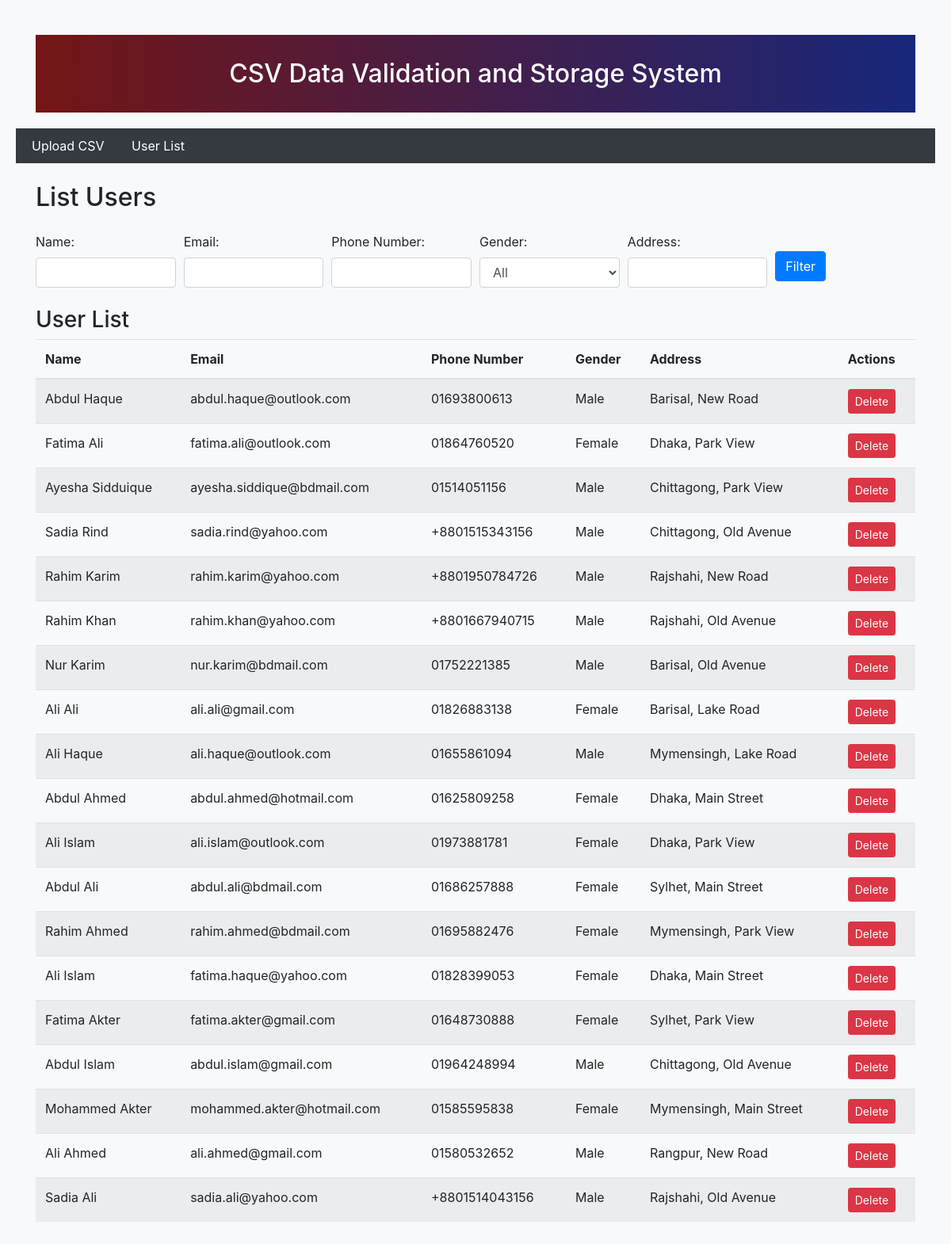
/list-users/, run on an earlier commit of the app's database.
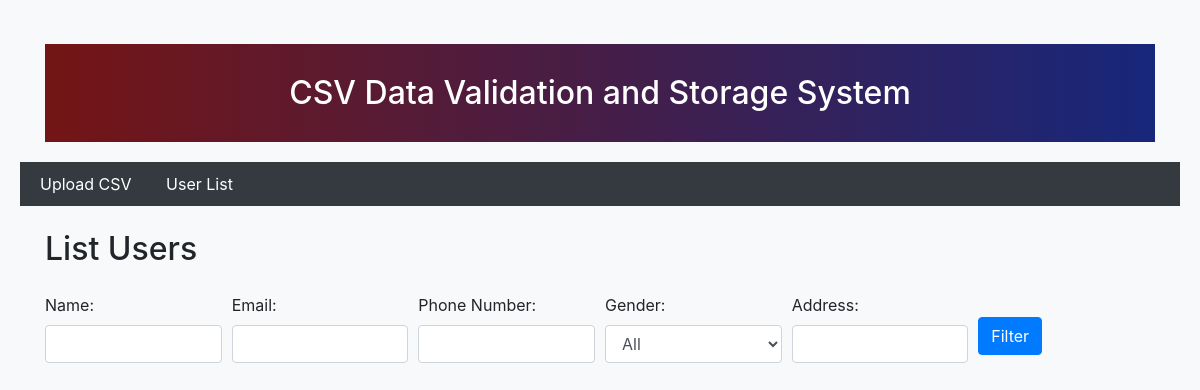
And on a later commit of the database.
### csv_app/models.py (models this page shows)
class User(models.Model):
    name = models.CharField(max_length=100)
    email = models.EmailField(unique=True)
    phone_number = models.CharField(max_length=20)
    gender = models.CharField(max_length=10)
    address = models.CharField(max_length=255)

### csv_app/views.py (the view)
# urls.py: path('list-users/', list_users, name='list_users'),
def list_users(request):
    query = request.GET.get('q', '')
    filter_name = request.GET.get('name', '')
    filter_email = request.GET.get('email', '')
    filter_phone_number = request.GET.get('phone_number', '')
    filter_gender = request.GET.get('gender', '')
    filter_address = request.GET.get('address', '')
    users = User.objects.all()
    if filter_name:
        users = users.filter(name__icontains=filter_name)
    if filter_email:
        users = users.filter(email__icontains=filter_email)
    if filter_phone_number:
        users = users.filter(phone_number__icontains=filter_phone_number)
    if filter_address:
        users = users.filter(address__icontains=filter_address)
    if filter_gender:
        users = users.filter(gender__iexact=filter_gender)
    if query:
        users = users.filter(name__icontains=query)
    return render(request, 'csv_app/list_users.html', {'users': users, 'query': query})

### csv_app/templates/csv_app/list_users.html (shortened to what this page needs)
{% extends 'base.html' %}
{% block content %}
  <h2 class="mb-4">List Users</h2>
  <form method="get" action="{% url 'list_users' %}">
    <div class="form-row">
      <div class="col-md-2">
        <label for="name">Name:</label>
        <input type="text" class="form-control" name="name" value="{{ request.GET.name }}">
      </div>
      <div class="col-md-2">
        <label for="email">Email:</label>
        <input type="text" class="form-control" name="email" value="{{ request.GET.email }}">
      </div>
      <div class="col-md-2">
        <label for="phone_number">Phone Number:</label>
        <input type="text" class="form-control" name="phone_number" value="{{ request.GET.phone_number }}">
      </div>
      <div class="col-md-2">
        <label for="gender">Gender:</label>
        <select name="gender" class="form-control">
          <option value="">All</option>
        </select>
      </div>
      <div class="col-md-2">
        <label for="address">Address:</label>
        <input type="text" class="form-control" name="address" value="{{ request.GET.address }}">
      </div>
      <div class="col-md-2">
        <button type="submit" class="btn btn-primary mt-4">Filter</button>
      </div>
    </div>
  </form>
  {% if users %}
    <h3 class="mt-4">User List</h3>
    <div class="table-responsive">
      <table class="table table-striped">
        <thead>
          <tr>
            <th>Name</th>
            <th>Email</th>
            <th>Phone Number</th>
            <th>Gender</th>
            <th>Address</th>
            <th>Actions</th>
          </tr>
        </thead>
        <tbody>
          {% for user in users %}
            <tr>
              <td>{{ user.name }}</td>
              <td>{{ user.email }}</td>
              <td>{{ user.phone_number }}</td>
              <td>{{ user.gender }}</td>
              <td>{{ user.address }}</td>
              <td>
                <form method="post" action="{% url 'delete_user' user.id %}">
                  <button type="submit" class="btn btn-danger btn-sm">Delete</button>
                </form>
              </td>
            </tr>
          {% empty %}
            <tr>
              <td colspan="6">No users found.</td>
            </tr>
          {% endfor %}
        </tbody>
      </table>
    </div>
  {% endif %}
{% endblock %}

What changed in the data, as far as the page shows it:
removed User: name "Abdul Haque", email "abdul.haque@outlook.com", phone_number "01693800613", gender "Male", address "Barisal, New Road"
removed User: name "Fatima Ali", email "fatima.ali@outlook.com", phone_number "01864760520", gender "Female", address "Dhaka, Park View"
removed User: name "Ayesha Sidduique", email "ayesha.siddique@bdmail.com", phone_number "01514051156", gender "Male", address "Chittagong, Park View"
removed User: name "Sadia Rind", email "sadia.rind@yahoo.com", phone_number "+8801515343156", gender "Male", address "Chittagong, Old Avenue"
removed User: name "Rahim Karim", email "rahim.karim@yahoo.com", phone_number "+8801950784726", gender "Male", address "Rajshahi, New Road"
removed User: name "Rahim Khan", email "rahim.khan@yahoo.com", phone_number "+8801667940715", gender "Male", address "Rajshahi, Old Avenue"
removed User: name "Nur Karim", email "nur.karim@bdmail.com", phone_number "01752221385", gender "Male", address "Barisal, Old Avenue"
removed User: name "Ali Ali", email "ali.ali@gmail.com", phone_number "01826883138", gender "Female", address "Barisal, Lake Road"
removed User: name "Ali Haque", email "ali.haque@outlook.com", phone_number "01655861094", gender "Male", address "Mymensingh, Lake Road"
removed User: name "Abdul Ahmed", email "abdul.ahmed@hotmail.com", phone_number "01625809258", gender "Female", address "Dhaka, Main Street"
removed User: name "Ali Islam", email "ali.islam@outlook.com", phone_number "01973881781", gender "Female", address "Dhaka, Park View"
removed User: name "Abdul Ali", email "abdul.ali@bdmail.com", phone_number "01686257888", gender "Female", address "Sylhet, Main Street"
removed User: name "Rahim Ahmed", email "rahim.ahmed@bdmail.com", phone_number "01695882476", gender "Female", address "Mymensingh, Park View"
removed User: name "Ali Islam", email "fatima.haque@yahoo.com", phone_number "01828399053", gender "Female", address "Dhaka, Main Street"
removed User: name "Fatima Akter", email "fatima.akter@gmail.com", phone_number "01648730888", gender "Female", address "Sylhet, Park View"
removed User: name "Abdul Islam", email "abdul.islam@gmail.com", phone_number "01964248994", gender "Male", address "Chittagong, Old Avenue"
removed User: name "Mohammed Akter", email "mohammed.akter@hotmail.com", phone_number "01585595838", gender "Female", address "Mymensingh, Main Street"
removed User: name "Ali Ahmed", email "ali.ahmed@gmail.com", phone_number "01580532652", gender "Male", address "Rangpur, New Road"
removed User: name "Sadia Ali", email "sadia.ali@yahoo.com", phone_number "+8801514043156", gender "Male", address "Rajshahi, Old Avenue"
Also different on the page:
text no longer shown: "User List Name Email Phone Number Gender Address Actions"
